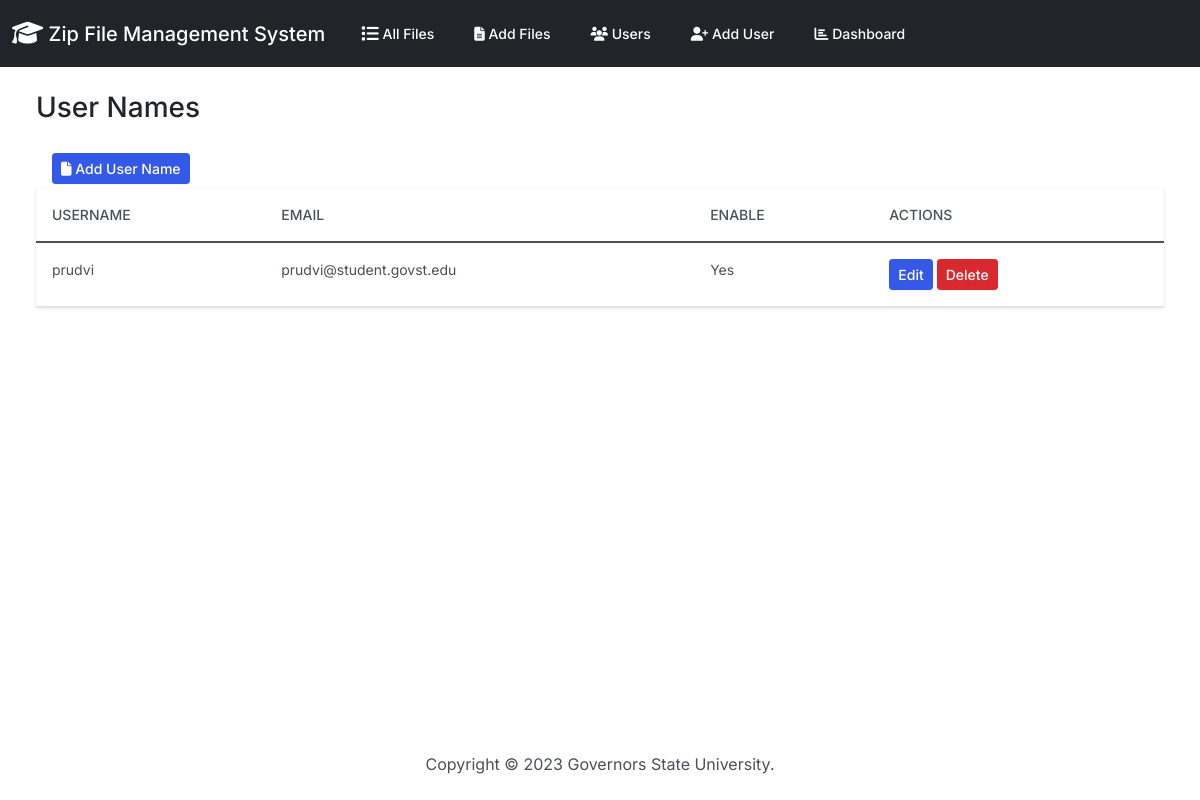
Screenshot of /user_list/ with the database file from the repository.
### zipfiles/models.py (models this page shows, shortened)
class UserNamesList(models.Model):
    user_name = models.CharField(
        primary_key=True,  # Set user_name as the primary key
        max_length=255,
        unique=True,
        validators=[
            MinLengthValidator(3, message='Username must have at least 3 characters.'),
        ]
    )
    email = models.EmailField()
    enable = models.BooleanField(default=True)
    updated_date = models.DateTimeField(default=timezone.now)
    class Meta:
        verbose_name_plural = 'UserNamesList'

### zipfiles/views.py (the view)
# urls.py: path('user_list/', views.user_list, name='user_list'),
def user_list(request):
    users = UserNamesList.objects.all()
    return render(request, 'zipfiles/user_list.html', {'users': users})

### zipfiles/templates/zipfiles/user_list.html (shortened to what this page needs)
{% extends "zipfiles/base.html" %}
{% block body %}
<h3 class="m-4">User Names</h3>
<div class="row">
  <div class="col-12">
    <div class="ms-4 me-4 mb-4">
      <a class="btn btn-primary btn-sm mx-3 my-1" href="{% url 'user_create' %}">
        <i class="fas fa-file"></i> Add User Name
      </a>
      <table class="table table-hover">
        <thead class="thead-dark">
          <tr>
            <th>Username</th>
            <th>Email</th>
            <th>Enable</th>
            <th>Actions</th>
          </tr>
        </thead>
        <tbody>
          {% for user in users %}
          <tr>
            <td>{{ user.user_name }}</td>
            <td>{{ user.email }}</td>
            <td>{% if user.enable %}Yes{% else %}No{% endif %}</td>
            <td>
              <form method="post" action="{% url 'user_update' user.pk %}" style="display: inline;">
                  <button type="submit" class="btn btn-sm btn-primary">Edit</button>
              </form>
              <form method="post" action="{% url 'user_delete' user.pk %}" style="display: inline;">
                <button type="submit" class="btn btn-sm btn-danger" onclick="return confirm('Are you sure you want to delete this user: {{ user.user_name }}?')">Delete</button>
              </form>
            </td>
          </tr>
          {% endfor %}
        </tbody>
      </table>
  </div>
</div>
</div>
{% endblock %}

### zipfiles/templates/zipfiles/base.html (style rules this page uses)
body, table { font-size: 14px; }

### rows the page displays
UserNamesList: user_name "prudvi", email "prudvi@student.govst.edu", enable "Yes"
